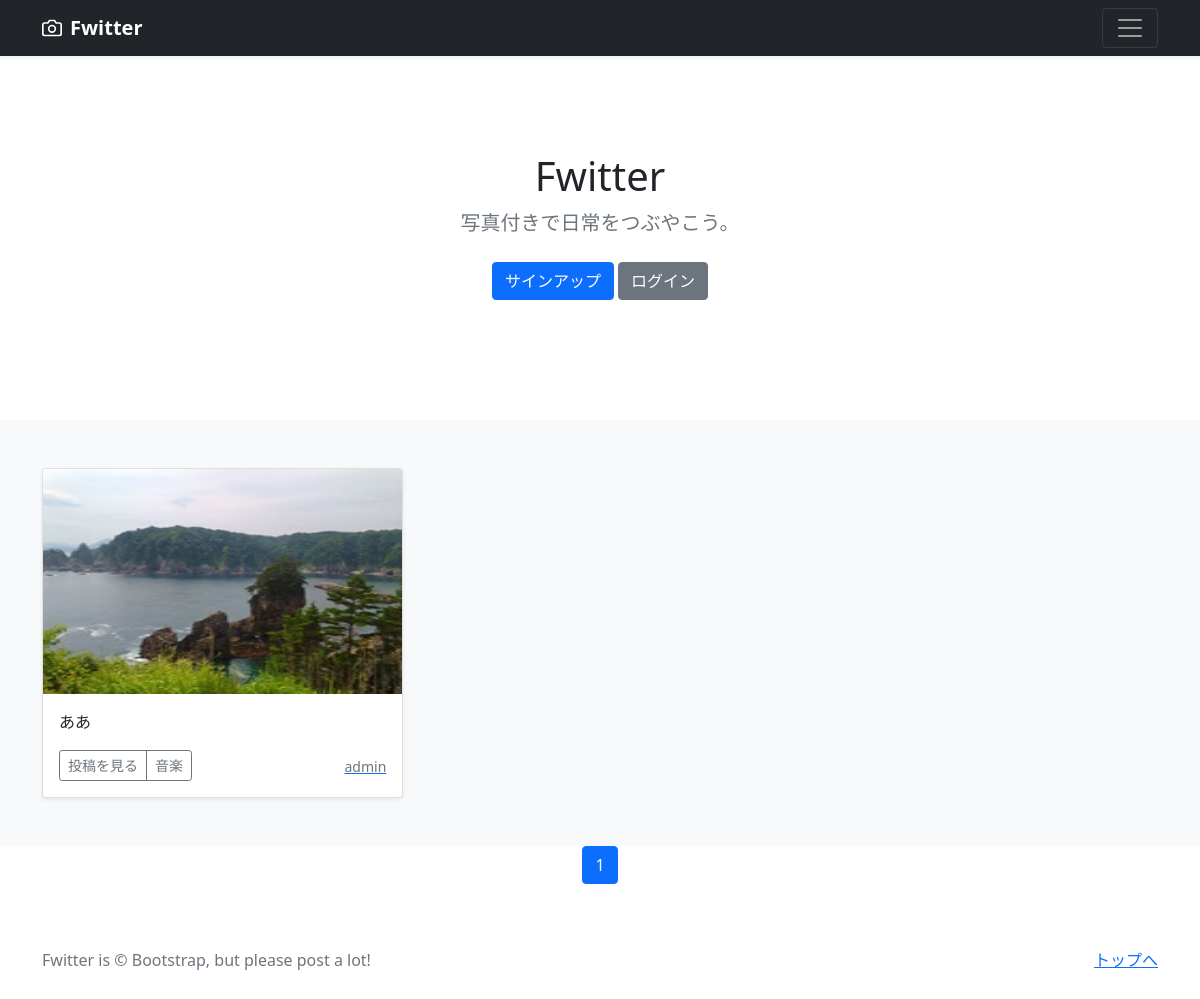
/user-list/1, run on an earlier commit of the app's database.
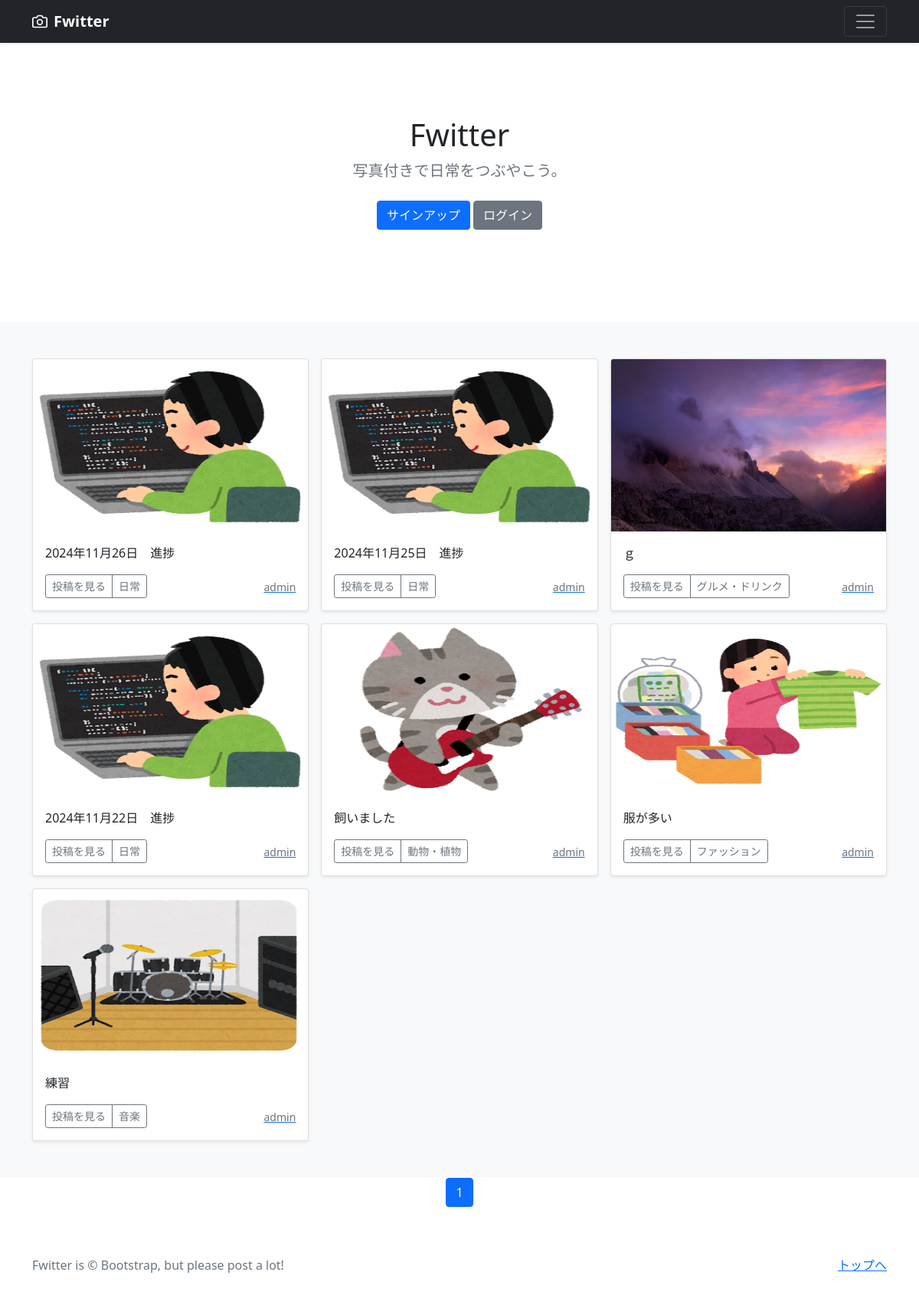
And on a later commit of the database.
### photo/models.py (models this page shows, shortened)
class PhotoPost(models.Model):
    user = models.ForeignKey(
        CustomUser,
        verbose_name='ユーザー',
        on_delete=models.CASCADE
        )
    category = models.ForeignKey(
        Category,
        verbose_name='カテゴリ',
        on_delete=models.PROTECT
        )
    title = models.CharField(
        verbose_name='タイトル',
        max_length=200
        )
    comment = models.TextField(
        verbose_name='コメント',
        )
    image1 = models.ImageField(
        verbose_name='イメージ1',
        upload_to = 'photos'
        )
    image2 = models.ImageField(
        verbose_name='イメージ2',
        upload_to = 'photos',
        blank=True,
        null=True
        )
    posted_at = models.DateTimeField(
        verbose_name='日時',
        auto_now_add=True
        )

class Category(models.Model):
    title = models.CharField(
        verbose_name='カテゴリ',
        max_length=20)

### accounts/models.py (models this page shows)
class CustomUser(AbstractUser):
    pass

### photo/views.py (the view)
class UserView(ListView):
    template_name ='index.html'
    paginate_by = 9
    def get_queryset(self):
      user_id = self.kwargs['user']
      user_list = PhotoPost.objects.filter(
        user=user_id).order_by('-posted_at')
      return user_list

### photo/templates/index.html (shortened to what this page needs)
{% extends 'base.html' %}
{% block contents %}
{% include "photos_title.html" %}
{% include "photos_list.html" %}
{% include "pagination.html" %}
{% endblock %}

### photo/templates/photos_list.html (shortened to what this page needs)
<div class="album py-5 bg-light">
  <div class="container">
    <div class="row row-cols-1 row-cols-sm-2 row-cols-md-3 g-3">
      {% for record in object_list %}
      <div class="col">
        <div class="card shadow-sm">
          <img src="{{ record.image1.url }}"
               class="bd-placeholder-img card-img-top"
               width="100%" height="225"
               xmlns="http://www.w3.org/2000/svg"
               role="img" aria-label="Placeholder: Thumbnail"
               preserveAspectRatio="xMidYMid slice"
               focusable="false">
               <rect width="100%" height="100%" fill="#55595c"/>
          <div class="card-body">
            <p class="card-text">
              {{record.title}}
            </p>
            <div class="d-flex justify-content-between align-items-center">
              <div class="btn-group">
                <button type="button"
                        class="btn btn-sm btn-outline-secondary"
onclick="location.href='{% url 'photo:photo_detail' record.pk %}'">
                        投稿を見る</button>
                <button type="button"
                        class="btn btn-sm btn-outline-secondary"
onclick="location.href='{% url 'photo:photos_cat' category=record.category.id %}'">
                        {{record.category.title}}</button>
              </div>
              <a href="{% url 'photo:user_list' user=record.user.id %}">
                <small class="text-muted">
                  {{record.user.username}}</small>
              </a>
            </div>
          </div>
        </div>
      </div>
      {% endfor %}
    </div>
  </div>
</div>

What changed in the data, as far as the page shows it:
removed PhotoPost: image1 (picture), title "ああ", category "音楽", user.username "admin"
added PhotoPost: image1 (picture), title "2024年11月26日 進捗", category "日常", user.username "admin"
added PhotoPost: image1 (picture), title "2024年11月25日 進捗", category "日常", user.username "admin"
added PhotoPost: image1 (picture), title "ｇ", category "グルメ・ドリンク", user.username "admin"
added PhotoPost: image1 (picture), title "2024年11月22日 進捗", category "日常", user.username "admin"
added PhotoPost: image1 (picture), title "飼いました", category "動物・植物", user.username "admin"
added PhotoPost: image1 (picture), title "服が多い", category "ファッション", user.username "admin"
added PhotoPost: image1 (picture), title "練習", category "音楽", user.username "admin"
